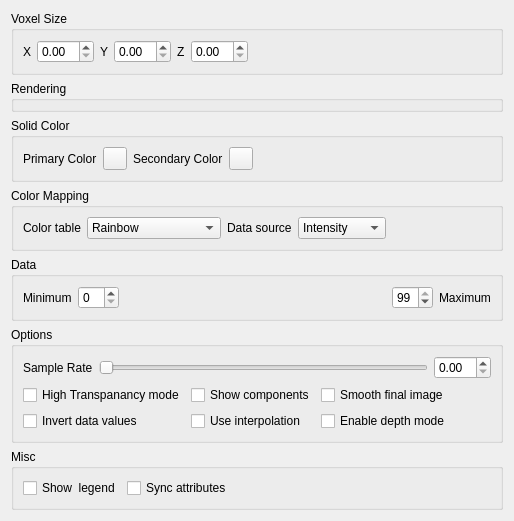
     <widget class="QWidget" name="RenderingTab">
      <attribute name="title">
       <string>Rendering</string>
      </attribute>
      <layout class="QVBoxLayout" name="RenderingLayout">
       <item>
        <widget class="QGroupBox" name="VoxelSizeGroupBox">
         <property name="title">
          <string>Voxel Size</string>
         </property>
         <layout class="QHBoxLayout" name="VoxelSizeLayout">
          <item>
           <widget class="QLabel" name="XVoxelLabel">
            <property name="sizePolicy">
             <sizepolicy hsizetype="Preferred" vsizetype="Preferred">
              <horstretch>0</horstretch>
              <verstretch>0</verstretch>
             </sizepolicy>
            </property>
            <property name="text">
             <string>X</string>
            </property>
            <property name="buddy">
             <cstring>XVoxelSpinBox</cstring>
            </property>
           </widget>
          </item>
          <item>
           <widget class="QDoubleSpinBox" name="XVoxelSpinBox">
            <property name="sizePolicy">
             <sizepolicy hsizetype="Minimum" vsizetype="Fixed">
              <horstretch>0</horstretch>
              <verstretch>0</verstretch>
             </sizepolicy>
            </property>
           </widget>
          </item>
          <item>
           <widget class="QLabel" name="YVoxelLabel">
            <property name="sizePolicy">
             <sizepolicy hsizetype="Preferred" vsizetype="Preferred">
              <horstretch>0</horstretch>
              <verstretch>0</verstretch>
             </sizepolicy>
            </property>
            <property name="text">
             <string>Y</string>
            </property>
            <property name="buddy">
             <cstring>YVoxelSpinBox</cstring>
            </property>
           </widget>
          </item>
          <item>
           <widget class="QDoubleSpinBox" name="YVoxelSpinBox"/>
          </item>
          <item>
           <widget class="QLabel" name="ZVoxelLabel">
            <property name="sizePolicy">
             <sizepolicy hsizetype="Preferred" vsizetype="Preferred">
              <horstretch>0</horstretch>
              <verstretch>0</verstretch>
             </sizepolicy>
            </property>
            <property name="text">
             <string>Z</string>
            </property>
            <property name="buddy">
             <cstring>ZVoxelSpinBox</cstring>
            </property>
           </widget>
          </item>
          <item>
           <widget class="QDoubleSpinBox" name="ZVoxelSpinBox"/>
          </item>
          <item>
           <spacer name="VocelSizeSpacer">
            <property name="orientation">
             <enum>Qt::Horizontal</enum>
            </property>
            <property name="sizeHint" stdset="0">
             <size>
              <width>40</width>
              <height>20</height>
             </size>
            </property>
           </spacer>
          </item>
         </layout>
        </widget>
       </item>
       <item>
        <widget class="QGroupBox" name="RenderingGroupBox">
         <property name="title">
          <string>Rendering</string>
         </property>
         <widget class="QLabel" name="RenderingMethodLabel">
          <property name="geometry">
           <rect>
            <x>16</x>
            <y>35</y>
            <width>46</width>
            <height>16</height>
           </rect>
          </property>
          <property name="sizePolicy">
           <sizepolicy hsizetype="Preferred" vsizetype="Preferred">
            <horstretch>0</horstretch>
            <verstretch>0</verstretch>
           </sizepolicy>
          </property>
          <property name="text">
           <string>Method</string>
          </property>
          <property name="buddy">
           <cstring>RenderingMethodComboBox</cstring>
          </property>
         </widget>
         <widget class="QComboBox" name="RenderingMethodComboBox">
          <property name="geometry">
           <rect>
            <x>69</x>
            <y>33</y>
            <width>98</width>
            <height>32</height>
           </rect>
          </property>
          <item>
           <property name="text">
            <string>Volume</string>
           </property>
          </item>
          <item>
           <property name="text">
            <string>MIP</string>
           </property>
          </item>
         </widget>
         <widget class="QComboBox" name="ColorSourceComboBox">
          <property name="geometry">
           <rect>
            <x>262</x>
            <y>33</y>
            <width>83</width>
            <height>32</height>
           </rect>
          </property>
          <item>
           <property name="text">
            <string>Solid</string>
           </property>
          </item>
          <item>
           <property name="text">
            <string>Map</string>
           </property>
          </item>
         </widget>
         <widget class="QLabel" name="ColorSourceLabel">
          <property name="geometry">
           <rect>
            <x>178</x>
            <y>35</y>
            <width>77</width>
            <height>16</height>
           </rect>
          </property>
          <property name="sizePolicy">
           <sizepolicy hsizetype="Preferred" vsizetype="Preferred">
            <horstretch>0</horstretch>
            <verstretch>0</verstretch>
           </sizepolicy>
          </property>
          <property name="text">
           <string>Color source</string>
          </property>
          <property name="buddy">
           <cstring>ColorSourceComboBox</cstring>
          </property>
         </widget>
        </widget>
       </item>
       <item>
        <widget class="QGroupBox" name="ColorGroupBox">
         <property name="title">
          <string>Solid Color</string>
         </property>
         <layout class="QHBoxLayout" name="ColorLayout">
          <item>
           <layout class="QHBoxLayout" name="PrimaryColorLayout">
            <item>
             <widget class="QLabel" name="PrimaryColorLabel">
              <property name="sizePolicy">
               <sizepolicy hsizetype="Preferred" vsizetype="Preferred">
                <horstretch>0</horstretch>
                <verstretch>0</verstretch>
               </sizepolicy>
              </property>
              <property name="text">
               <string>Primary Color</string>
              </property>
              <property name="buddy">
               <cstring>PrimaryColorButton</cstring>
              </property>
             </widget>
            </item>
            <item>
             <widget class="QToolButton" name="PrimaryColorButton">
              <property name="sizePolicy">
               <sizepolicy hsizetype="Preferred" vsizetype="Fixed">
                <horstretch>1</horstretch>
                <verstretch>0</verstretch>
               </sizepolicy>
              </property>
              <property name="text">
               <string/>
              </property>
             </widget>
            </item>
           </layout>
          </item>
          <item>
           <layout class="QHBoxLayout" name="SecondaryColorLayout">
            <item>
             <widget class="QLabel" name="SecondaryColorLabel">
              <property name="sizePolicy">
               <sizepolicy hsizetype="Preferred" vsizetype="Preferred">
                <horstretch>0</horstretch>
                <verstretch>0</verstretch>
               </sizepolicy>
              </property>
              <property name="text">
               <string>Secondary Color</string>
              </property>
              <property name="buddy">
               <cstring>SecondaryColorButton</cstring>
              </property>
             </widget>
            </item>
            <item>
             <widget class="QToolButton" name="SecondaryColorButton">
              <property name="sizePolicy">
               <sizepolicy hsizetype="Preferred" vsizetype="Fixed">
                <horstretch>1</horstretch>
                <verstretch>0</verstretch>
               </sizepolicy>
              </property>
              <property name="text">
               <string/>
              </property>
             </widget>
            </item>
           </layout>
          </item>
          <item>
           <spacer name="ColorSpacer">
            <property name="orientation">
             <enum>Qt::Horizontal</enum>
            </property>
            <property name="sizeHint" stdset="0">
             <size>
              <width>40</width>
              <height>20</height>
             </size>
            </property>
           </spacer>
          </item>
         </layout>
        </widget>
       </item>
       <item>
        <widget class="QGroupBox" name="ColorMappingGroupBox">
         <property name="enabled">
          <bool>true</bool>
         </property>
         <property name="title">
          <string>Color Mapping</string>
         </property>
         <layout class="QHBoxLayout" name="ColorMappingLayout">
          <item>
           <layout class="QHBoxLayout" name="ColorTableLayout">
            <item>
             <widget class="QLabel" name="ColorTableLabel">
              <property name="sizePolicy">
               <sizepolicy hsizetype="Preferred" vsizetype="Preferred">
                <horstretch>0</horstretch>
                <verstretch>0</verstretch>
               </sizepolicy>
              </property>
              <property name="text">
               <string>Color table</string>
              </property>
              <property name="buddy">
               <cstring>ColorTableComboBox</cstring>
              </property>
             </widget>
            </item>
            <item>
             <widget class="QComboBox" name="ColorTableComboBox">
              <item>
               <property name="text">
                <string>Rainbow</string>
               </property>
              </item>
              <item>
               <property name="text">
                <string>Hot</string>
               </property>
              </item>
              <item>
               <property name="text">
                <string>Cool</string>
               </property>
              </item>
              <item>
               <property name="text">
                <string>Diverging</string>
               </property>
              </item>
              <item>
               <property name="text">
                <string>Monochrome</string>
               </property>
              </item>
              <item>
               <property name="text">
                <string>High Key</string>
               </property>
              </item>
              <item>
               <property name="text">
                <string>Low Key</string>
               </property>
              </item>
              <item>
               <property name="text">
                <string>High Transparency</string>
               </property>
              </item>
             </widget>
            </item>
           </layout>
          </item>
          <item>
           <layout class="QHBoxLayout" name="DataSourceLayout">
            <item>
             <widget class="QLabel" name="ColorDataSourceLabel">
              <property name="sizePolicy">
               <sizepolicy hsizetype="Maximum" vsizetype="Preferred">
                <horstretch>0</horstretch>
                <verstretch>0</verstretch>
               </sizepolicy>
              </property>
              <property name="text">
               <string>Data source</string>
              </property>
              <property name="buddy">
               <cstring>ColorDataSourceComboBox</cstring>
              </property>
             </widget>
            </item>
            <item>
             <widget class="QComboBox" name="ColorDataSourceComboBox">
              <item>
               <property name="text">
                <string>Intensity</string>
               </property>
              </item>
              <item>
               <property name="text">
                <string>Gradient</string>
               </property>
              </item>
              <item>
               <property name="text">
                <string>Differential</string>
               </property>
              </item>
              <item>
               <property name="text">
                <string>X Value</string>
               </property>
              </item>
              <item>
               <property name="text">
                <string>Y Value</string>
               </property>
              </item>
              <item>
               <property name="text">
                <string>Z Value</string>
               </property>
              </item>
             </widget>
            </item>
           </layout>
          </item>
          <item>
           <spacer name="ColorMappingSpacer">
            <property name="orientation">
             <enum>Qt::Horizontal</enum>
            </property>
            <property name="sizeHint" stdset="0">
             <size>
              <width>40</width>
              <height>20</height>
             </size>
            </property>
           </spacer>
          </item>
         </layout>
        </widget>
       </item>
       <item>
        <widget class="QGroupBox" name="DataRangeGroupBox">
         <property name="title">
          <string>Data</string>
         </property>
         <layout class="QHBoxLayout" name="DataLayout">
          <item>
           <widget class="QLabel" name="DataMinimumLabel">
            <property name="text">
             <string>Minimum</string>
            </property>
            <property name="buddy">
             <cstring>DataMinimumSpinBox</cstring>
            </property>
           </widget>
          </item>
          <item>
           <widget class="QSpinBox" name="DataMinimumSpinBox"/>
          </item>
          <item>
           <widget class="QvisRangeSlider" name="DataRangeSlider">
            <property name="sizePolicy">
             <sizepolicy hsizetype="Expanding" vsizetype="Preferred">
              <horstretch>0</horstretch>
              <verstretch>0</verstretch>
             </sizepolicy>
            </property>
            <property name="focusPolicy">
             <enum>Qt::TabFocus</enum>
            </property>
            <property name="minimum" stdset="0">
             <number>0</number>
            </property>
            <property name="maximum" stdset="0">
             <number>99</number>
            </property>
            <property name="lowerValue" stdset="0">
             <number>0</number>
            </property>
            <property name="upperValue" stdset="0">
             <number>99</number>
            </property>
           </widget>
          </item>
          <item>
           <widget class="QSpinBox" name="DataMaximumSpinBox">
            <property name="value">
             <number>99</number>
            </property>
           </widget>
          </item>
          <item>
           <widget class="QLabel" name="DataMaximumLabel">
            <property name="text">
             <string>Maximum</string>
            </property>
            <property name="buddy">
             <cstring>DataMaximumSpinBox</cstring>
            </property>
           </widget>
          </item>
         </layout>
        </widget>
       </item>
       <item>
        <widget class="QGroupBox" name="OptionsGroupBox">
         <property name="title">
          <string>Options</string>
         </property>
         <layout class="QVBoxLayout" name="OptionsLayout">
          <item>
           <layout class="QHBoxLayout" name="SampleRateLayout">
            <item>
             <widget class="QLabel" name="SampleRateLabel">
              <property name="text">
               <string>Sample Rate</string>
              </property>
              <property name="buddy">
               <cstring>SampleRateSpinBox</cstring>
              </property>
             </widget>
            </item>
            <item>
             <widget class="QSlider" name="SampleRateSlider">
              <property name="orientation">
               <enum>Qt::Horizontal</enum>
              </property>
             </widget>
            </item>
            <item>
             <widget class="QDoubleSpinBox" name="SampleRateSpinBox"/>
            </item>
           </layout>
          </item>
          <item>
           <layout class="QGridLayout" name="OptionsGridLayout">
            <item row="1" column="0">
             <widget class="QCheckBox" name="InvertDataValuesCheckBox">
              <property name="text">
               <string>Invert data values</string>
              </property>
             </widget>
            </item>
            <item row="0" column="1">
             <widget class="QCheckBox" name="ShowComponentsCheckBox">
              <property name="text">
               <string>Show components</string>
              </property>
             </widget>
            </item>
            <item row="1" column="1">
             <widget class="QCheckBox" name="UseInterpolationCheckBox">
              <property name="text">
               <string>Use interpolation</string>
              </property>
             </widget>
            </item>
            <item row="0" column="0">
             <widget class="QCheckBox" name="HighTransparancyModeCheckBox">
              <property name="text">
               <string>High Transpanancy mode</string>
              </property>
             </widget>
            </item>
            <item row="0" column="2">
             <widget class="QCheckBox" name="SmoothFinalImageCheckBox">
              <property name="text">
               <string>Smooth final image</string>
              </property>
             </widget>
            </item>
            <item row="1" column="2">
             <widget class="QCheckBox" name="EnableDepthModeCheckBox">
              <property name="text">
               <string>Enable depth mode</string>
              </property>
             </widget>
            </item>
            <item row="0" column="3">
             <spacer name="OptionsTopSpacer">
              <property name="orientation">
               <enum>Qt::Horizontal</enum>
              </property>
              <property name="sizeHint" stdset="0">
               <size>
                <width>40</width>
                <height>20</height>
               </size>
              </property>
             </spacer>
            </item>
            <item row="1" column="3">
             <spacer name="OptionsBottomSpacer">
              <property name="orientation">
               <enum>Qt::Horizontal</enum>
              </property>
              <property name="sizeHint" stdset="0">
               <size>
                <width>40</width>
                <height>20</height>
               </size>
              </property>
             </spacer>
            </item>
           </layout>
          </item>
         </layout>
        </widget>
       </item>
       <item>
        <widget class="QGroupBox" name="MiscGroupBox">
         <property name="title">
          <string>Misc</string>
         </property>
         <layout class="QHBoxLayout" name="MiscLayout">
          <item>
           <widget class="QCheckBox" name="ShowLegendCheckBox">
            <property name="text">
             <string>Show  legend</string>
            </property>
           </widget>
          </item>
          <item>
           <widget class="QCheckBox" name="SyncAttributesCheckBox">
            <property name="text">
             <string>Sync attributes</string>
            </property>
           </widget>
          </item>
          <item>
           <spacer name="MiscSpacer">
            <property name="orientation">
             <enum>Qt::Horizontal</enum>
            </property>
            <property name="sizeHint" stdset="0">
             <size>
              <width>233</width>
              <height>20</height>
             </size>
            </property>
           </spacer>
          </item>
         </layout>
        </widget>
       </item>
      </layout>
     </widget>
